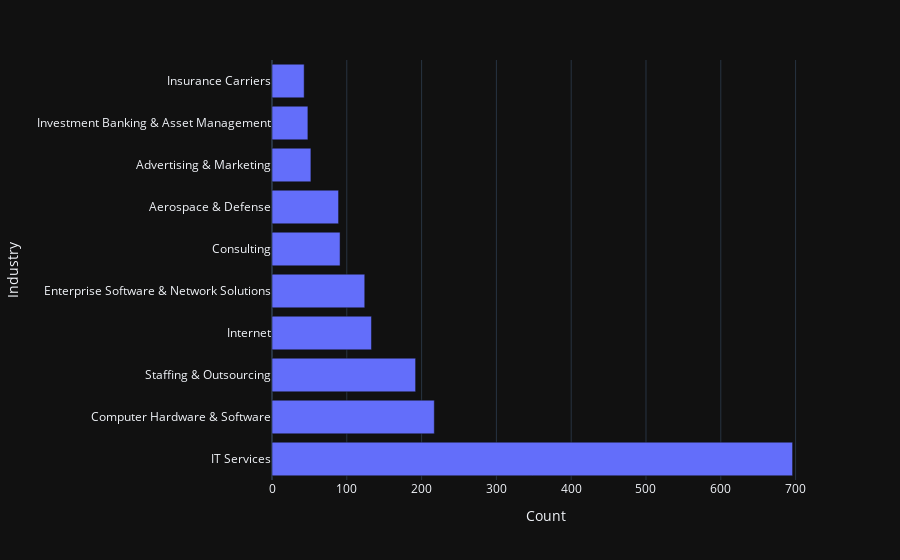

The cell this chart's notebook holds for it:
### Markdown cell above
# Visualizations

### Code cell
industry = df.groupby(['Industry']).size().reset_index(name = 'Count').sort_values('Count', ascending=False)

px.bar(industry[:10], y='Industry', x='Count')

### Figure 1 — Plotly figure (JSON) as saved in the notebook; plotly's stock layout.template omitted (floating-point values rounded to 4 significant figures)
{"data": [{"alignmentgroup": "True", "hovertemplate": "Count=%{x}<br>Industry=%{y}<extra></extra>", "legendgroup": "", "marker": {"color": "#636efa", "pattern": {"shape": ""}}, "name": "", "offsetgroup": "", "orientation": "h", "showlegend": false, "textposition": "auto", "x": [696, 217, 192, 133, 124, 91, 89, 52, 48, 43], "xaxis": "x", "y": ["IT Services", "Computer Hardware & Software", "Staffing & Outsourcing", "Internet", "Enterprise Software & Network Solutions", "Consulting", "Aerospace & Defense", "Advertising & Marketing", "Investment Banking & Asset Management", "Insurance Carriers"], "yaxis": "y", "type": "bar"}], "layout": {"xaxis": {"anchor": "y", "domain": [0.0, 1.0], "title": {"text": "Count"}}, "yaxis": {"anchor": "x", "domain": [0.0, 1.0], "title": {"text": "Industry"}}, "legend": {"tracegroupgap": 0}, "margin": {"t": 60}, "barmode": "relative"}}
